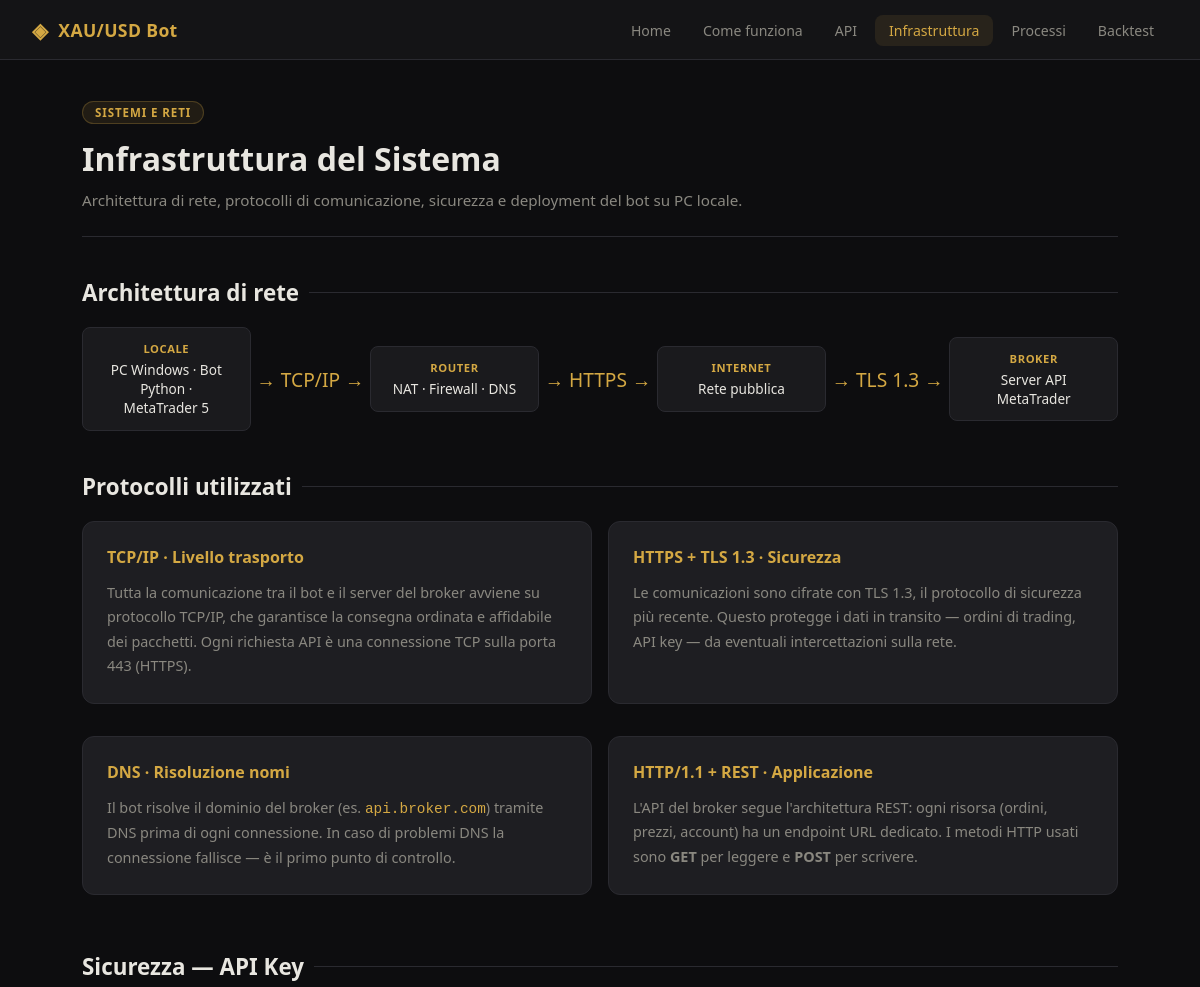
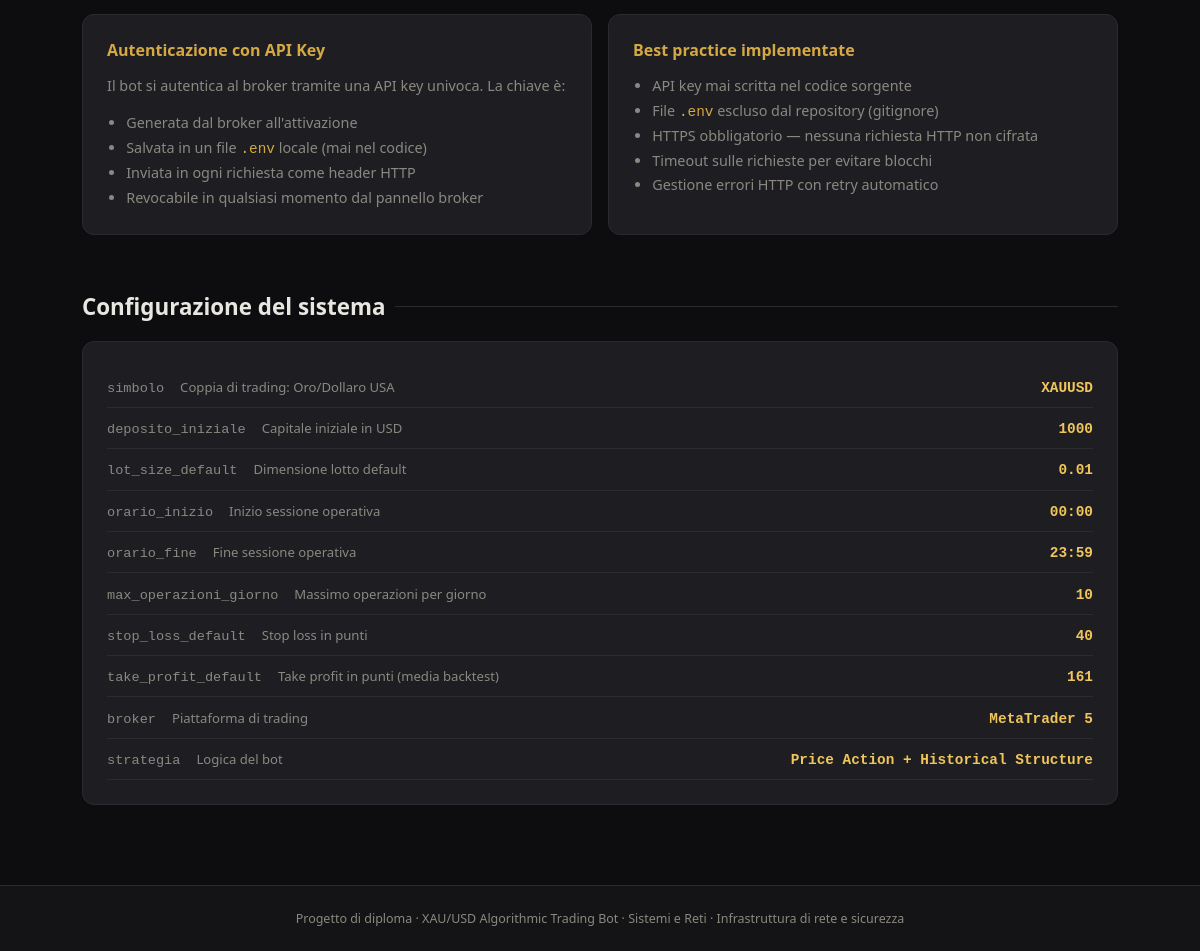
/infrastruttura, run on the app's committed database (2 pictures, top to bottom).
### tables this page shows
CREATE TABLE configurazione (
    id INTEGER PRIMARY KEY AUTOINCREMENT,
    nome TEXT,
    valore TEXT,
    descrizione TEXT,
    aggiornato_at TEXT
);

### app.py (the view)
@app.route("/infrastruttura")
def infrastruttura():
    db = get_db()
    configs = db.execute("SELECT * FROM configurazione").fetchall()
    db.close()
    return render_template("infrastruttura.html", configs=configs)

### app.py (called while the page is built)
def get_db():
    conn = sqlite3.connect(DB)
    conn.row_factory = sqlite3.Row
    return conn

### templates/infrastruttura.html (shortened to what this page needs)
{% extends "base.html" %}
{% block materia %}Sistemi e Reti · Infrastruttura di rete e sicurezza{% endblock %}
{% block content %}
<div class="page-header">
  <div class="materia-tag">Sistemi e Reti</div>
  <h1>Infrastruttura del Sistema</h1>
  <p>Architettura di rete, protocolli di comunicazione, sicurezza e deployment del bot su PC locale.</p>
</div>
<div class="section">
  <div class="section-title">Architettura di rete</div>
  <div class="flow-diagram">
    <div class="flow-step"><div class="step-num">Locale</div>PC Windows · Bot Python · MetaTrader 5</div>
    <div class="flow-arrow">→ TCP/IP →</div>
    <div class="flow-step"><div class="step-num">Router</div>NAT · Firewall · DNS</div>
    <div class="flow-arrow">→ HTTPS →</div>
    <div class="flow-step"><div class="step-num">Internet</div>Rete pubblica</div>
    <div class="flow-arrow">→ TLS 1.3 →</div>
    <div class="flow-step"><div class="step-num">Broker</div>Server API MetaTrader</div>
  </div>
</div>
<div class="section">
  <div class="section-title">Protocolli utilizzati</div>
  <div class="grid-2">
    <div class="card">
      <h3>TCP/IP · Livello trasporto</h3>
      <p>Tutta la comunicazione tra il bot e il server del broker avviene su protocollo TCP/IP, che garantisce la consegna ordinata e affidabile dei pacchetti. Ogni richiesta API è una connessione TCP sulla porta 443 (HTTPS).</p>
    </div>
    <div class="card">
      <h3>HTTPS + TLS 1.3 · Sicurezza</h3>
      <p>Le comunicazioni sono cifrate con TLS 1.3, il protocollo di sicurezza più recente. Questo protegge i dati in transito — ordini di trading, API key — da eventuali intercettazioni sulla rete.</p>
    </div>
    <div class="card">
      <h3>DNS · Risoluzione nomi</h3>
      <p>Il bot risolve il dominio del broker (es. <code style="color:var(--gold)">api.broker.com</code>) tramite DNS prima di ogni connessione. In caso di problemi DNS la connessione fallisce — è il primo punto di controllo.</p>
    </div>
    <div class="card">
      <h3>HTTP/1.1 + REST · Applicazione</h3>
      <p>L'API del broker segue l'architettura REST: ogni risorsa (ordini, prezzi, account) ha un endpoint URL dedicato. I metodi HTTP usati sono <strong>GET</strong> per leggere e <strong>POST</strong> per scrivere.</p>
    </div>
  </div>
</div>
<div class="section">
  <div class="section-title">Sicurezza — API Key</div>
  <div class="grid-2">
    <div class="card">
      <h3>Autenticazione con API Key</h3>
      <p>Il bot si autentica al broker tramite una API key univoca. La chiave è:</p>
      <ul style="margin-top:0.8rem">
        <li>Generata dal broker all'attivazione</li>
        <li>Salvata in un file <code style="color:var(--gold)">.env</code> locale (mai nel codice)</li>
        <li>Inviata in ogni richiesta come header HTTP</li>
        <li>Revocabile in qualsiasi momento dal pannello broker</li>
      </ul>
    </div>
    <div class="card">
      <h3>Best practice implementate</h3>
      <ul>
        <li>API key mai scritta nel codice sorgente</li>
        <li>File <code style="color:var(--gold)">.env</code> escluso dal repository (gitignore)</li>
        <li>HTTPS obbligatorio — nessuna richiesta HTTP non cifrata</li>
        <li>Timeout sulle richieste per evitare blocchi</li>
        <li>Gestione errori HTTP con retry automatico</li>
      </ul>
    </div>
  </div>
</div>
<div class="section">
  <div class="section-title">Configurazione del sistema</div>
  <div class="card">
    {% for c in configs %}
    <div class="config-row">
      <span class="config-key">{{ c.nome }}</span>
      <span style="color:var(--muted); font-size:0.82rem; flex:1; margin: 0 1rem">{{ c.descrizione }}</span>
      <span class="config-val">{{ c.valore }}</span>
    </div>
    {% endfor %}
  </div>
</div>
{% endblock %}

### templates/base.html (shortened to what this page needs)
<!DOCTYPE html>
<html lang="it">
<head>
  <link rel="stylesheet" href="{{ url_for('static', filename='css/style.css') }}">
</head>
<body>
<nav class="navbar">
  <div class="nav-brand">
    <span class="nav-icon">◈</span>
    <span>XAU/USD Bot</span>
  </div>
  <ul class="nav-links">
    <li><a href="/" class="{% if request.path == '/' %}active{% endif %}">Home</a></li>
    <li><a href="/come-funziona" class="{% if request.path == '/come-funziona' %}active{% endif %}">Come funziona</a></li>
    <li><a href="/api" class="{% if request.path == '/api' %}active{% endif %}">API</a></li>
    <li><a href="/infrastruttura" class="{% if request.path == '/infrastruttura' %}active{% endif %}">Infrastruttura</a></li>
    <li><a href="/processi" class="{% if request.path == '/processi' %}active{% endif %}">Processi</a></li>
    <li><a href="/backtest" class="{% if request.path == '/backtest' %}active{% endif %}">Backtest</a></li>
  </ul>
</nav>
<main class="main-content">
  {% block content %}{% endblock %}
</main>
<footer class="footer">
  <p>Progetto di diploma · XAU/USD Algorithmic Trading Bot · {% block materia %}TPSIT · GPOI · Informatica · Sistemi e Reti{% endblock %}</p>
</footer>
</body>
</html>

### static/css/style.css (style rules this page uses)
:root { --bg: #0d0d0f; --bg2: #141416; --bg3: #1a1a1d; --card: #1e1e22; --border: #2a2a30; --gold: #d4a843; --gold2: #f0c55a; --text: #e8e6e0; --muted: #8a8880; --green: #3ecf8e; --red: #e85d5d; --blue: #4a9eff; --radius: 12px; --radius-sm: 8px; }
* { box-sizing: border-box; margin: 0; padding: 0; }
body { font-family: 'Segoe UI', system-ui, sans-serif; background: var(--bg); color: var(--text); min-height: 100vh; display: flex; flex-direction: column; }
.navbar { display: flex; align-items: center; justify-content: space-between; padding: 0 2rem; height: 60px; background: var(--bg2); border-bottom: 1px solid var(--border); position: sticky; top: 0; z-index: 100; }
.nav-brand { display: flex; align-items: center; gap: 10px; font-size: 1.1rem; font-weight: 600; color: var(--gold); letter-spacing: 0.02em; }
.nav-icon { font-size: 1.3rem; }
.nav-links { display: flex; list-style: none; gap: 4px; }
.nav-links a { text-decoration: none; color: var(--muted); font-size: 0.88rem; padding: 6px 14px; border-radius: var(--radius-sm); transition: all 0.2s; font-weight: 500; }
.nav-links a.active { color: var(--gold); background: rgba(212, 168, 67, 0.1); }
.main-content { flex: 1; padding: 2.5rem 2rem; max-width: 1100px; margin: 0 auto; width: 100%; }
.section { margin: 2.5rem 0; }
.section-title { font-size: 1.4rem; font-weight: 600; margin-bottom: 1.2rem; color: var(--text); display: flex; align-items: center; gap: 10px; }
.section-title::after { content: ''; flex: 1; height: 1px; background: var(--border); }
.card { background: var(--card); border: 1px solid var(--border); border-radius: var(--radius); padding: 1.5rem; margin-bottom: 1rem; }
.card h3 { font-size: 1rem; font-weight: 600; margin-bottom: 0.8rem; color: var(--gold); }
.card p, .card li { font-size: 0.9rem; color: var(--muted); line-height: 1.7; }
.card ul { padding-left: 1.2rem; }
.grid-2 { display: grid; grid-template-columns: 1fr 1fr; gap: 1rem; }
.flow-diagram { display: flex; align-items: center; gap: 0; flex-wrap: wrap; margin: 1.2rem 0; }
.flow-step { background: var(--bg3); border: 1px solid var(--border); border-radius: var(--radius-sm); padding: 0.8rem 1.2rem; font-size: 0.85rem; text-align: center; flex: 1; min-width: 120px; }
.flow-step .step-num { font-size: 0.7rem; color: var(--gold); font-weight: 700; margin-bottom: 4px; text-transform: uppercase; letter-spacing: 0.05em; }
.flow-arrow { color: var(--gold); font-size: 1.2rem; padding: 0 6px; flex-shrink: 0; }
.footer { text-align: center; padding: 1.5rem; font-size: 0.78rem; color: var(--muted); border-top: 1px solid var(--border); background: var(--bg2); }
.page-header { margin-bottom: 2rem; padding-bottom: 1.5rem; border-bottom: 1px solid var(--border); }
.page-header .materia-tag { display: inline-block; background: rgba(212, 168, 67, 0.1); border: 1px solid rgba(212, 168, 67, 0.25); color: var(--gold); font-size: 0.72rem; padding: 3px 12px; border-radius: 20px; margin-bottom: 0.8rem; text-transform: uppercase; letter-spacing: 0.08em; font-weight: 600; }
.page-header h1 { font-size: 2rem; font-weight: 700; margin-bottom: 0.5rem; }
.page-header p { color: var(--muted); font-size: 0.95rem; line-height: 1.6; }
.config-row { display: flex; align-items: baseline; justify-content: space-between; padding: 0.7rem 0; border-bottom: 1px solid var(--border); font-size: 0.9rem; }
.config-key { color: var(--muted); font-family: monospace; font-size: 0.85rem; }
.config-val { color: var(--gold2); font-weight: 600; font-family: monospace; }

### data on the page
configurazione: nome "simbolo", descrizione "Coppia di trading: Oro/Dollaro USA", valore "XAUUSD"
configurazione: nome "deposito_iniziale", descrizione "Capitale iniziale in USD", valore "1000"
configurazione: nome "lot_size_default", descrizione "Dimensione lotto default", valore "0.01"
configurazione: nome "orario_inizio", descrizione "Inizio sessione operativa", valore "00:00"
configurazione: nome "orario_fine", descrizione "Fine sessione operativa", valore "23:59"
configurazione: nome "max_operazioni_giorno", descrizione "Massimo operazioni per giorno", valore "10"
configurazione: nome "stop_loss_default", descrizione "Stop loss in punti", valore "40"
configurazione: nome "take_profit_default", descrizione "Take profit in punti (media backtest)", valore "161"
configurazione: nome "broker", descrizione "Piattaforma di trading", valore "MetaTrader 5"
configurazione: nome "strategia", descrizione "Logica del bot", valore "Price Action + Historical Structure"
